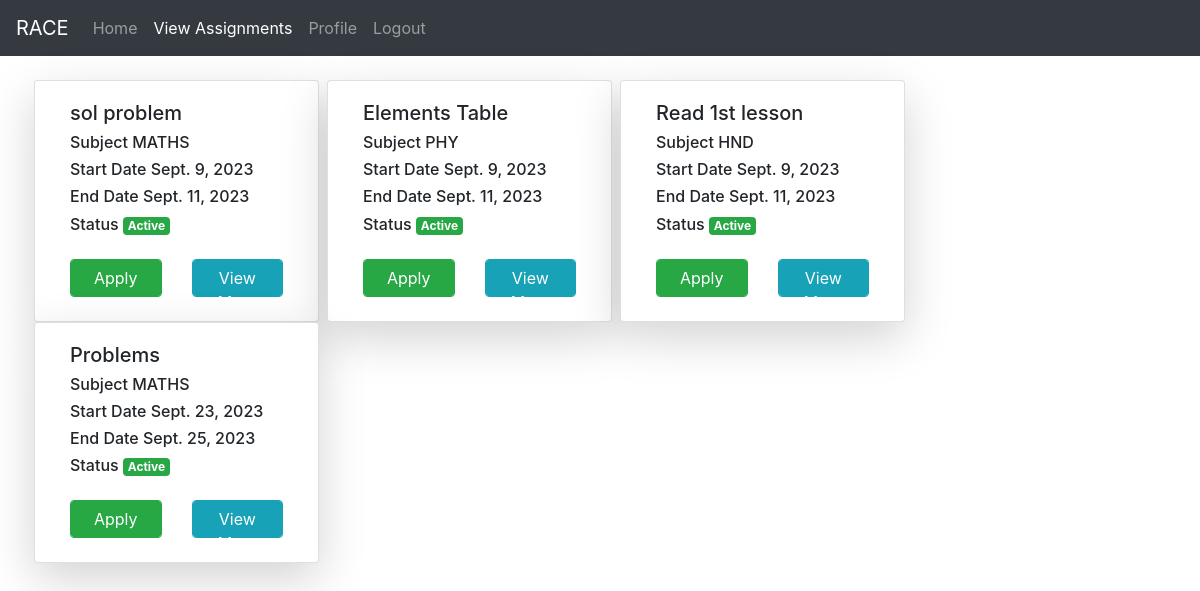
Page /stlist/ (signed in) on the committed database.
### RaceApp/models.py (models this page shows)
class AssignmentT(models.Model):
	y = [
		('0','----- Select class -----'),
		('1','1st class'),
		('2','2nd class'),
		('3','3rd class'),
		('4','4th class'),
		('5','5th class'),
		('6','6th class'),
		('7','7th class'),
		('8','8th class'),
		('9','9th class'),
		('10','10th class')
	]
	P = [
		("J","---select the subject---"),
        ('MATHS','mathamatics'),
        ('PHY','physics'),
        ('BIO','Biology'),
        ('SC','Social'),
        ('ENG','English'),
        ('HND','Hindi'),
	]
	anm = models.IntegerField()
	aname = models.CharField(max_length=50)
	aclass = models.CharField(default="0",max_length=12,choices=y)
	asubject = models.CharField(max_length=10,default="j",choices=P)
	adesc = models.CharField(max_length=250)
	astartdate = models.DateField()
	aenddate = models.DateField()
	amarks = models.IntegerField(default=10)
	astatus = models.BooleanField(default=0)
	atch = models.ForeignKey(User,on_delete=models.CASCADE)

### RaceApp/views.py (the view)
# urls.py: path('stlist/',views.staslist,name="stas"),
@login_required
def staslist(request):
	p = AssignmentT.objects.filter(aclass=request.user.studentprofile.sclass)
	return render(request,'html/staslist.html',{'e':p})

### templates/html/staslist.html (shortened to what this page needs)
{% extends 'html/base.html' %}
{% block content %}
	<div class="row">
		{% for i in e %}
			<div class="card col-md-3 shadow-lg mx-1">
				<div class="card-body">
					<h5>{{i.aname}}</h5>
					<h6>Subject {{i.asubject}}</h6>
					<h6>Start Date {{i.astartdate}}</h6>
					<h6>End Date {{i.aenddate}}</h6>
					<h6>Status
						{% if i.astatus == 1 %}
							<p class="badge badge-success">Active</p>
						{% else %}
							<p class="badge badge-danger">InActive</p>
						{% endif %}
					</h6>
					<form method="post">
						<div class="row my-1">
							<div class="col">
								<a href="{% url 'asty' i.id %}" class="btn btn-success form-control">Apply</a>
							</div>
							<div class="col">
								<a href="#" class="form-control btn btn-info">View More</a>
							</div>
						</div>
					</form>
				</div>
			</div>
		{% endfor %}
	</div>
{% endblock %}

### templates/html/base.html (shortened to what this page needs)
{% load static %}
<!DOCTYPE html>
<html lang="en">
<head>
  <link rel="stylesheet" href="{% static 'css/bootstrap.min.css' %}">
</head>
<body>
    {% include 'html/navbar.html' %}
    <div class="container mt-4">
      {% block content %}{% endblock %}
    </div>
</body>
</html>

### templates/html/navbar.html (shortened to what this page needs)
<nav class="navbar navbar-expand-md bg-dark navbar-dark">
  <a class="navbar-brand" href="{% url 'hm' %}">RACE</a>
  <div class="collapse navbar-collapse" id="collapsibleNavbar">
    <ul class="navbar-nav">
      {% if not user.is_authenticated %}
      <li class="nav-item">
        <a class="nav-link {% if request.path == '/' %}active{% endif %}" href="{% url 'hm' %}">Home</a>
      </li>
      <li class="nav-item">
        <a class="nav-link {% if request.path == '/ab/' %}active{% endif %}" href="{% url 'abt' %}">About</a>
      </li>
      <li class="nav-item">
        <a class="nav-link {% if request.path == '/ct/' %}active{% endif %}" href="{% url 'cnt' %}">Contact</a>
      </li>
      <li class="nav-item">
        <a class="nav-link {% if request.path == '/reg/' %}active{% endif %}" href="{% url 'rg' %}">Register</a>
      </li>
      <li class="nav-item">
        <a class="nav-link {% if request.path == '/lgo/' %}active{% endif %}" href="{% url 'lg' %}">Login</a>
      </li>
       {% else %}
      <li class="nav-item">
        <a class="nav-link {% if request.path == '/' %}active{% endif %}" href="{% url 'hm' %}">Home</a>
      </li>
     {% if request.user.role_type == 1 %}
      {% if request.user.studentprofile.sstatus == 1%}
      <li class="nav-item">
        <a class="nav-link {% if request.path == '/stlist/' %}active{% endif %}" href="{% url 'stas' %}">View Assignments</a>
      </li>
      {% endif %}
      {% endif %}
      <li class="nav-item">
        <a class="nav-link {% if request.path == '/pfe/' %}active{% endif %}" href="{% url 'pf' %}">Profile</a>
      </li>
      <li class="nav-item">
        <a class="nav-link {% if request.path == 'lgot' %}active{% endif %}" href="{% url 'lgto' %}">Logout</a>
      </li>
      {% endif %}
    </ul>
  </div>
</nav>

### rows in the picture
AssignmentT: aname "sol problem", asubject "MATHS", astartdate "Sept. 9, 2023", aenddate "Sept. 11, 2023", astatus "Active"
AssignmentT: aname "Elements Table", asubject "PHY", astartdate "Sept. 9, 2023", aenddate "Sept. 11, 2023", astatus "Active"
AssignmentT: aname "Read 1st lesson", asubject "HND", astartdate "Sept. 9, 2023", aenddate "Sept. 11, 2023", astatus "Active"
AssignmentT: aname "Problems", asubject "MATHS", astartdate "Sept. 23, 2023", aenddate "Sept. 25, 2023", astatus "Active"
